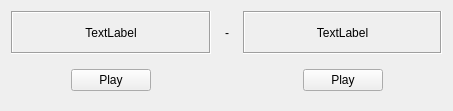
<ui version="4.0" >
 <class>ShowAnswerWidget</class>
 <widget class="QWidget" name="ShowAnswerWidget" >
  <property name="geometry" >
   <rect>
    <x>0</x>
    <y>0</y>
    <width>453</width>
    <height>111</height>
   </rect>
  </property>
  <property name="windowTitle" >
   <string>Form</string>
  </property>
  <layout class="QGridLayout" >
   <item row="0" column="0" >
    <widget class="QLabel" name="questionLabel" >
     <property name="sizePolicy" >
      <sizepolicy vsizetype="MinimumExpanding" hsizetype="MinimumExpanding" >
       <horstretch>0</horstretch>
       <verstretch>0</verstretch>
      </sizepolicy>
     </property>
     <property name="autoFillBackground" >
      <bool>false</bool>
     </property>
     <property name="frameShape" >
      <enum>QFrame::Box</enum>
     </property>
     <property name="frameShadow" >
      <enum>QFrame::Sunken</enum>
     </property>
     <property name="text" >
      <string>TextLabel</string>
     </property>
     <property name="alignment" >
      <set>Qt::AlignCenter</set>
     </property>
     <property name="wordWrap" >
      <bool>true</bool>
     </property>
     <property name="margin" >
      <number>3</number>
     </property>
    </widget>
   </item>
   <item row="0" column="1" >
    <widget class="QLabel" name="dividerLabel" >
     <property name="sizePolicy" >
      <sizepolicy vsizetype="Preferred" hsizetype="Preferred" >
       <horstretch>0</horstretch>
       <verstretch>0</verstretch>
      </sizepolicy>
     </property>
     <property name="text" >
      <string> - </string>
     </property>
     <property name="alignment" >
      <set>Qt::AlignCenter</set>
     </property>
    </widget>
   </item>
   <item row="0" column="2" >
    <widget class="QLabel" name="solutionLabel" >
     <property name="sizePolicy" >
      <sizepolicy vsizetype="MinimumExpanding" hsizetype="MinimumExpanding" >
       <horstretch>0</horstretch>
       <verstretch>0</verstretch>
      </sizepolicy>
     </property>
     <property name="autoFillBackground" >
      <bool>false</bool>
     </property>
     <property name="frameShape" >
      <enum>QFrame::Box</enum>
     </property>
     <property name="frameShadow" >
      <enum>QFrame::Sunken</enum>
     </property>
     <property name="text" >
      <string>TextLabel</string>
     </property>
     <property name="alignment" >
      <set>Qt::AlignCenter</set>
     </property>
     <property name="wordWrap" >
      <bool>true</bool>
     </property>
     <property name="margin" >
      <number>3</number>
     </property>
    </widget>
   </item>
   <item row="1" column="0" >
    <layout class="QHBoxLayout" >
     <item>
      <spacer>
       <property name="orientation" >
        <enum>Qt::Horizontal</enum>
       </property>
       <property name="sizeHint" >
        <size>
         <width>40</width>
         <height>20</height>
        </size>
       </property>
      </spacer>
     </item>
     <item>
      <widget class="QPushButton" name="playQuestionSoundButton" >
       <property name="text" >
        <string comment="Listen to the vocabulary entry (sound)" >Play</string>
       </property>
      </widget>
     </item>
     <item>
      <spacer>
       <property name="orientation" >
        <enum>Qt::Horizontal</enum>
       </property>
       <property name="sizeHint" >
        <size>
         <width>40</width>
         <height>20</height>
        </size>
       </property>
      </spacer>
     </item>
    </layout>
   </item>
   <item row="1" column="1" >
    <spacer>
     <property name="orientation" >
      <enum>Qt::Vertical</enum>
     </property>
     <property name="sizeType" >
      <enum>QSizePolicy::Fixed</enum>
     </property>
     <property name="sizeHint" >
      <size>
       <width>20</width>
       <height>40</height>
      </size>
     </property>
    </spacer>
   </item>
   <item row="1" column="2" >
    <layout class="QHBoxLayout" >
     <item>
      <spacer>
       <property name="orientation" >
        <enum>Qt::Horizontal</enum>
       </property>
       <property name="sizeHint" >
        <size>
         <width>40</width>
         <height>20</height>
        </size>
       </property>
      </spacer>
     </item>
     <item>
      <widget class="QPushButton" name="playSolutionSoundButton" >
       <property name="text" >
        <string comment="Listen to the vocabulary entry (sound)" >Play</string>
       </property>
      </widget>
     </item>
     <item>
      <spacer>
       <property name="orientation" >
        <enum>Qt::Horizontal</enum>
       </property>
       <property name="sizeHint" >
        <size>
         <width>40</width>
         <height>20</height>
        </size>
       </property>
      </spacer>
     </item>
    </layout>
   </item>
  </layout>
 </widget>
 <resources/>
 <connections/>
</ui>
